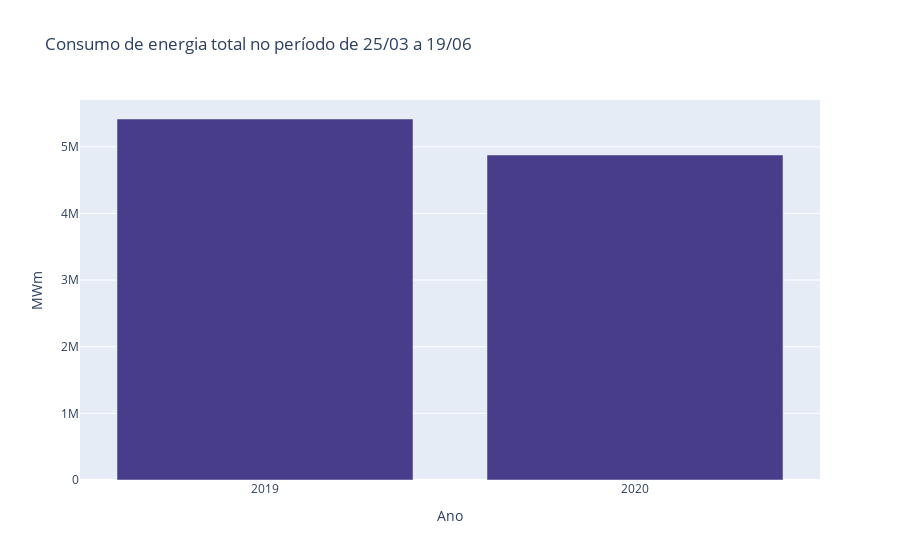

Write notebook code for a chart like this one.
### Code cell
print(f"2019: {'Normal' if stats.normaltest(no_covid['MWm']).pvalue > 0.05 else 'Não Normal'},\
 2020: {'Normal' if stats.normaltest(covid['MWm']).pvalue > 0.05 else 'Não Normal'}")
print(f"{'Diferença não significativa' if stats.mannwhitneyu(no_covid['MWm'], covid['MWm']).pvalue > 0.05 else 'Diferença significativa'}")
somas = [no_covid.sum()['MWm'], covid.sum()['MWm']]
fig = px.bar(x=['2019','2020'], y=somas, color_discrete_sequence=['darkslateblue'],
    title='Consumo de energia total no período de 25/03 a 19/06',
    labels={'x': 'Ano', 'y':'MWm'})
fig.show()

### Figure 1 — Plotly figure (JSON) as saved in the notebook; plotly's stock layout.template omitted (floating-point values rounded to 4 significant figures)
{"data": [{"alignmentgroup": "True", "hovertemplate": "Ano=%{x}<br>MWm=%{y}<extra></extra>", "legendgroup": "", "marker": {"color": "darkslateblue", "pattern": {"shape": ""}}, "name": "", "offsetgroup": "", "orientation": "v", "showlegend": false, "textposition": "auto", "type": "bar", "x": ["2019", "2020"], "xaxis": "x", "y": [5417000.0, 4877000.0], "yaxis": "y"}], "layout": {"barmode": "relative", "legend": {"tracegroupgap": 0}, "title": {"text": "Consumo de energia total no período de 25/03 a 19/06"}, "xaxis": {"anchor": "y", "domain": [0, 1], "title": {"text": "Ano"}}, "yaxis": {"anchor": "x", "domain": [0, 1], "title": {"text": "MWm"}}}}
